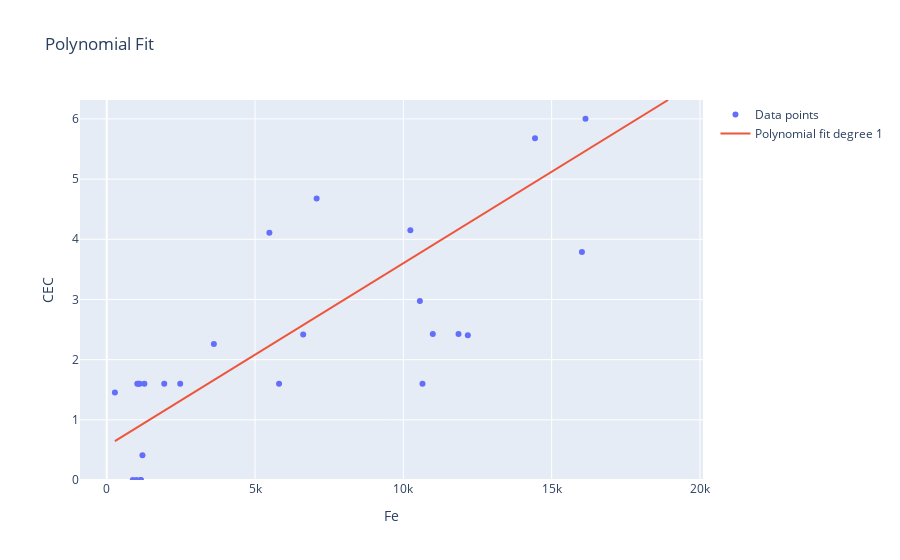

The notebook cell this image was saved under:
### Code cell
fit_and_plot(sandy_soil, best_feat, 'CEC', best_feat_n, mapping)

### Figure 1 — Plotly figure (JSON) as saved in the notebook; plotly's stock layout.template omitted (floating-point values rounded to 4 significant figures; data arrays with more than 128 entries replaced by an {"elided": "..."} marker saying what was removed)
{"data": [{"mode": "markers", "name": "Data points", "type": "scatter", "x": [1938.0, 1069.0, 1029.0, 1111.0, 2476.0, 1269.0, 15180.0, 14440.0, 16140.0, 18930.0, 1144.0, 1204.0, 1150.0, 274.9, 877.9, 1001.0, 10240.0, 10990.0, 10640.0, 11860.0, 5809.0, 10560.0, 12170.0, 7076.0, 5484.0, 16020.0, 6623.0, 3611.0], "y": [1.6, 1.6, 1.6, 1.6, 1.6, 1.6, 6.862, 5.68, 6.005, 8.763, 0, 0.411, 0, 1.455, 0, 0, 4.149, 2.425, 1.6, 2.426, 1.6, 2.975, 2.405, 4.679, 4.107, 3.788, 2.419, 2.262]}, {"mode": "lines", "name": "Polynomial fit degree 1", "type": "scatter", "x": {"elided": "300 float values"}, "y": {"elided": "300 float values"}}], "layout": {"title": {"text": "Polynomial Fit"}, "xaxis": {"title": {"text": "Fe"}}, "yaxis": {"range": [0, 6.315], "title": {"text": "CEC"}}}}
